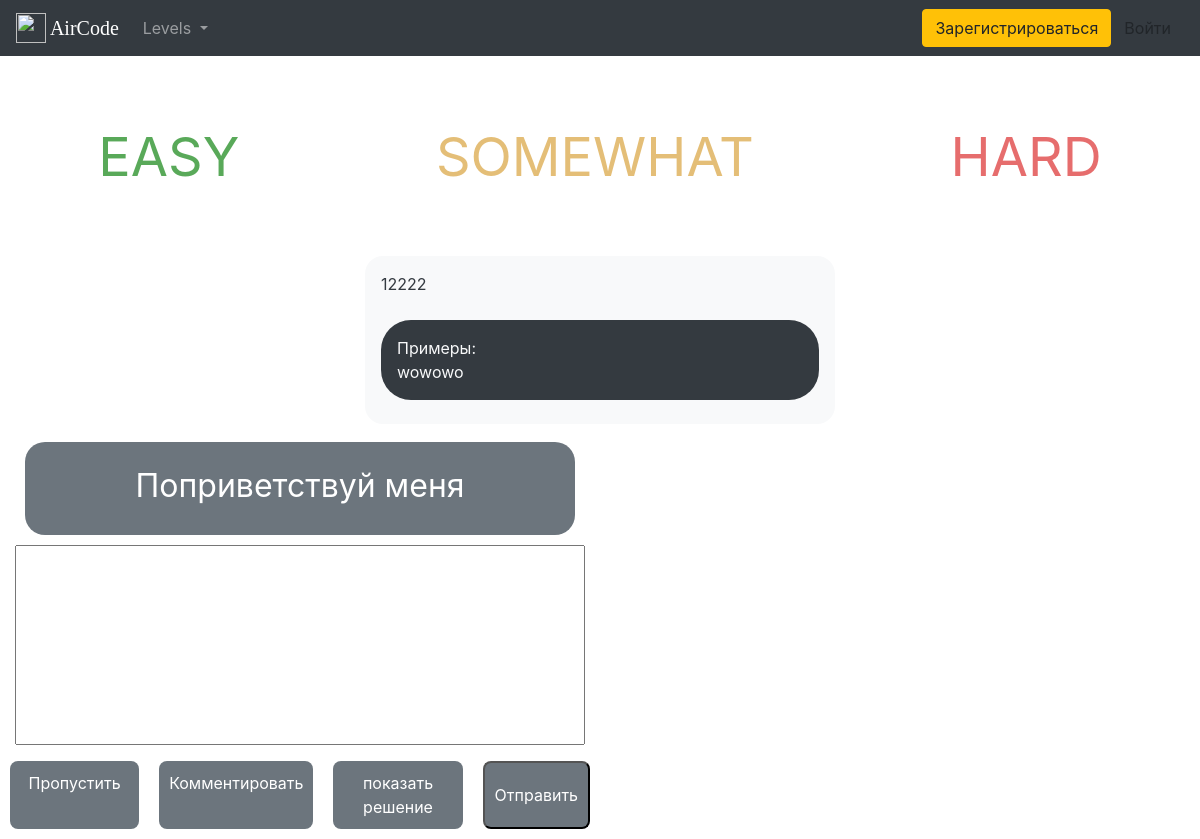
The page /task_template/1/ on the database as committed earlier.
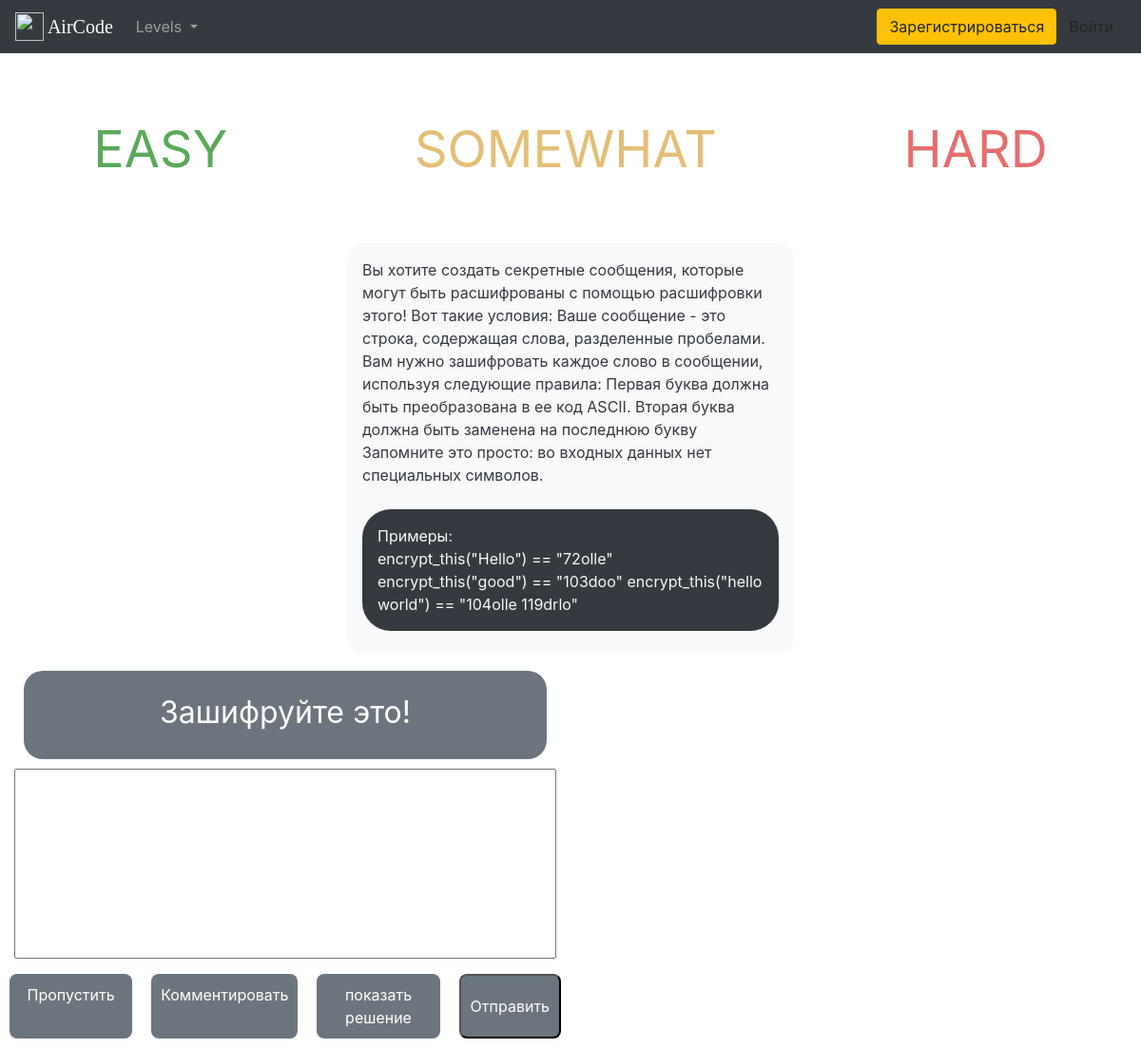
The same page on the database as committed later.
### main/models.py (models this page shows, shortened)
class Task(models.Model):
    article = models.CharField("Название", max_length=120)
    lvl = models.ForeignKey(Category, on_delete=models.CASCADE, related_name='postcategory')
    textarea = models.TextField(max_length=5600)
    examples = models.TextField("Примеры", max_length=2000)
    post_date = models.DateField("Date", default=datetime.date.today)

### main/views.py (the view, shortened to what this page needs)
# urls.py: path("task_template/<int:pk>/", TaskDetailView.as_view(), name="task_template"),
class TaskDetailView(DetailView):
    model = Task
    template_name = "main/tasks_template.html"
    def get_context_data(self, *args, **kwargs):
        cat_menu = Category.objects.all()
        context = {}
        stuff = get_object_or_404(Task, id=self.kwargs["pk"])  # получаем id поста
        article = stuff.article
        textarea = stuff.textarea
        examples = stuff.examples
        context["article"] = article
        context["textarea"] = textarea
        context["examples"] = examples
        return context
    def get(self, request, *args, **kwargs):
        return render(
            request, self.template_name, context=self.get_context_data(*args, **kwargs)
        )

### main/templates/main/tasks_template.html (shortened to what this page needs)
{% extends 'main/base.html' %}
{% load static %}
{% block content %}
    <div class="container-fluid">
        <div class="row justify-content-around align-items-center" style=" height: 200px">
            <a href="#" class="top-bar-content" style="color: #59a959;">EASY</a>
            <a href="#" class="top-bar-content" style="color: #e4be77;">SOMEWHAT</a>
            <a href="#" class="top-bar-content" style="color: #e66d6d;">HARD</a>
        </div>
        <div class="row justify-content-around">
            <div class="col-md-5 task_bar">
                {% block task_text %}
                <div class="p-3 mb-2 bg-light text-dark" style="border-radius: 18px;">{{textarea}}
                    <br><br>
                <div class="p-3 mb-2 bg-dark text-light" style="border-radius: 30px;">Примеры:<br>{{examples|safe}}</div>
                {% endblock task_text %}
            </div>
            </div>
            </div>
                    </div>
            <div class="col-md-6 code_bar">
                <div class="row task_name">
                    {% block task_name %}{{article}}{% endblock task_name %}
                </div>
                    <textarea id="code-area" type="text" name="code" style="width: 100%;height: 200px;"></textarea>
                <div class="row">
                    <a href="#" class="col bottom-code-bar">
                        Пропустить
                    </a>
                    <a href="#" class="col bottom-code-bar">
                        Комментировать
                    </a>
                    <a href="#" class="col bottom-code-bar">
                        показать решение
                    </a>
                    <input class="bottom-code-bar" type="submit" value="Отправить">
                </div>
            </div>
{% endblock %}

### main/templates/main/base.html (shortened to what this page needs)
<!doctype html>
{% load static %}
<html lang="en">
  <head>
    <link rel="stylesheet" href="https://stackpath.bootstrapcdn.com/bootstrap/4.4.1/css/bootstrap.min.css">
    <link rel="stylesheet" href="{% static 'main/style.css' %}">
  </head>
  <body>
    <nav class="navbar navbar-expand-lg navbar-dark bg-dark">
      <a style="
    font-family: cursive;" class="navbar-brand" href="{% url 'home'%}"><img src="https://image.flaticon.com/icons/svg/2809/2809495.svg" width="30" height="30" class="d-inline-block align-top" alt="">
    AirCode</a>
  <div class="collapse navbar-collapse" id="navbarSupportedContent">
    <ul class="navbar-nav mr-auto">
      <li class="nav-item dropdown">
        <a class="nav-link dropdown-toggle" href="#" id="navbarDropdown" role="button" data-toggle="dropdown" aria-haspopup="true" aria-expanded="false">
          Levels
        </a>
      </li>
    </ul>
      {% if user.is_authenticated %}
            <span>
                <a class="btn btn-warning my-2 my-sm-0" href="#">Аккаунт</a>
            </span>
      {% else %}
            <span>
                <a class="btn btn-warning my-2 my-sm-0" href="{% url 'register' %}">      Зарегистрироваться</a>
            </span>
            <span>
                <a class="btn btn-access my-2 my-sm-0" href="{% url 'login' %}">      Войти</a>
            </span>
      {% endif %}
  </div>
</nav>
  {% block content %}
  {% endblock %}
  </body>
</html>

### main/static/main/style.css (style rules this page uses)
.top-bar-content { text-decoration: none; color: #6C757D; font-size: 54px; }
body > div > div > a { -webkit-transition: all 0.3s ease; -moz-transition: all 0.3s ease; -o-transition: all 0.3s ease; transition: all 0.3s ease; }
.task_bar { min-height: auto; border-radius: 15px; }
.code_bar { min-height: auto; }
.task_name { margin: 10px; padding-bottom: 25px; padding-top: 20px; padding-right: 30px; padding-left: 30px; border-radius: 20px; background-color: #6C757D; color: white; justify-content: center; text-align: center; font-size: 32px; }
.bottom-code-bar { text-decoration: none; background-color: #6C757D; color: white; font-size: 16px; justify-content: center; text-align: center; padding: 10px; margin: 10px; border-radius: 8px; }
#code-area { width: 100%; resize: none; height: 250px; }

Rows that differ between the two databases and show on the page:
changed Task: textarea "12222" → "Вы хотите создать секретные сообщения, которые могут быть расшифрованы с помощью расшифровки этого! Вот такие условия: Ваше сообщение - это строка, содержащая слова, разделенные пробелами. Вам нужно зашифровать каждое слово в сообщении, используя следующие правила: Первая буква должна быть преобразована в ее код ASCII. Вторая буква должна быть заменена на последнюю букву Запомните это просто: во входных данных нет специальных символов."; examples "wowowo" → "encrypt_this(\"Hello\") == \"72olle\" encrypt_this(\"good\") == \"103doo\" encrypt_this(\"hello world\") == \"104olle 119drlo\""; article "Поприветствуй меня" → "Зашифруйте это!"
